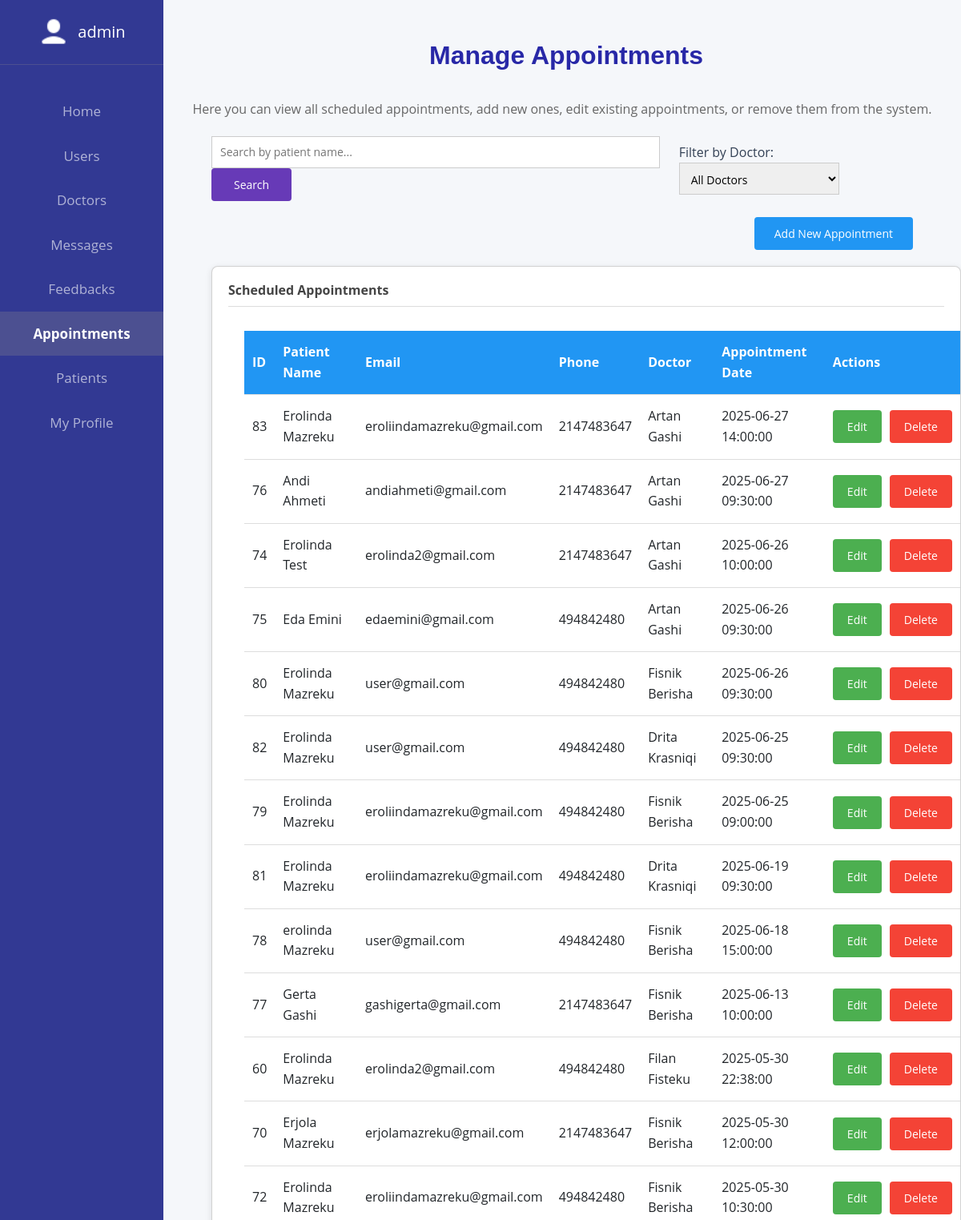
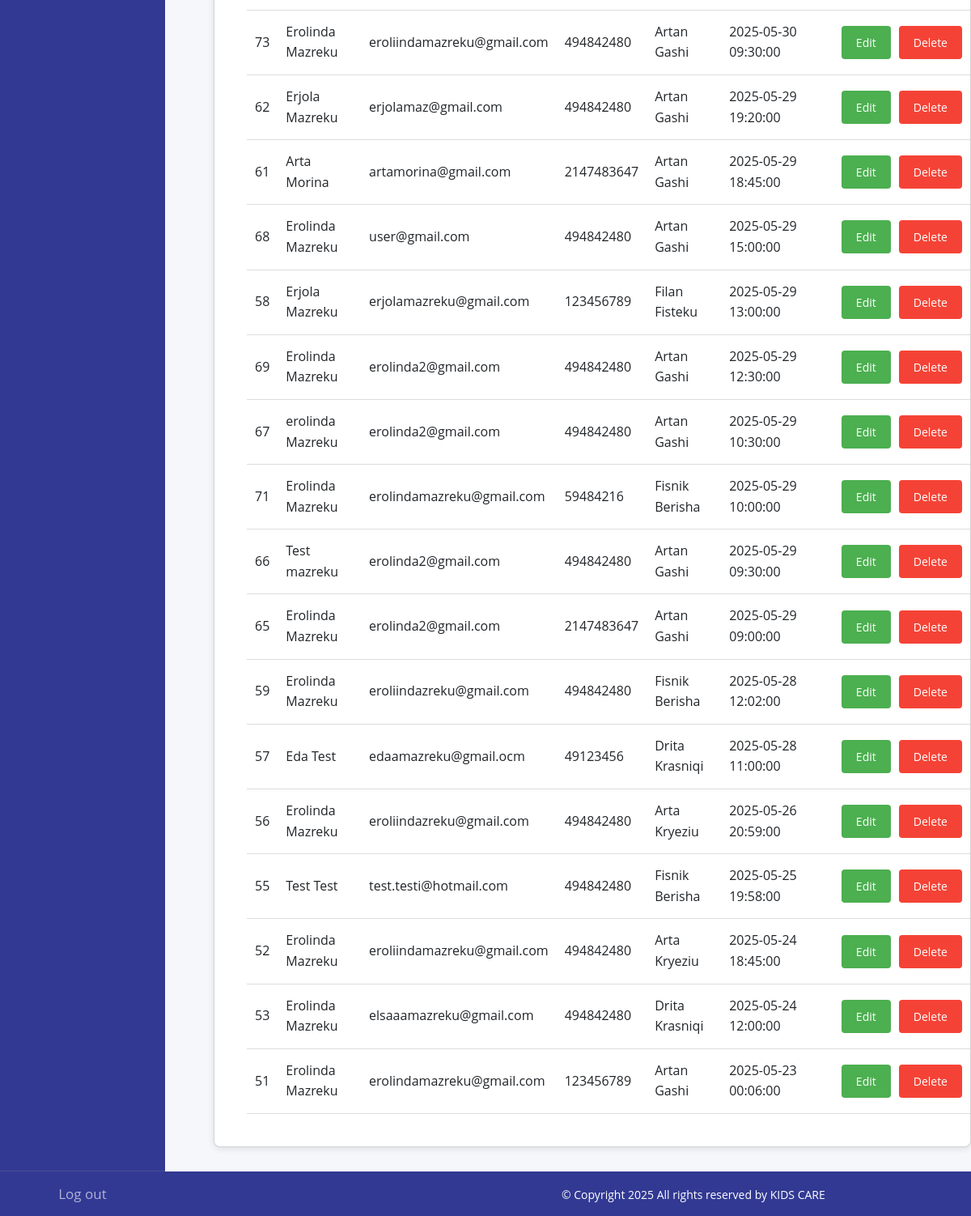
/manage-appointments.php (signed in), run on the app's committed database (2 pictures, top to bottom).
### tables this page shows
CREATE TABLE `appointments` (
  `id` int(10) NOT NULL,
  `name` varchar(255) NOT NULL,
  `lastname` varchar(255) NOT NULL,
  `email` varchar(255) NOT NULL,
  `phone` int(10) NOT NULL,
  `gender` varchar(3) NOT NULL,
  `city` varchar(255) NOT NULL,
  `appointment_date` datetime NOT NULL,
  `message` varchar(255) NOT NULL,
  `doctor_id` int(11) DEFAULT NULL
);

CREATE TABLE `users` (
  `id` int(10) NOT NULL,
  `username` varchar(255) NOT NULL,
  `email` varchar(255) NOT NULL,
  `password` varchar(255) NOT NULL,
  `role_id` int(11) DEFAULT NULL
);

### manage-appointments.php (the view, shortened to what this page needs)
<?php
include 'includes/functions/connect.php';
$username = $_SESSION['username'];
$search = isset($_GET['search']) ? mysqli_real_escape_string($conn, $_GET['search']) : '';
$query = "SELECT a.*, u.username as doctor_name FROM appointments a
          LEFT JOIN users u ON a.doctor_id = u.id WHERE 1";
$query .= " ORDER BY a.appointment_date DESC";
$appointments = $conn->query($query);
?>
<!DOCTYPE html>
<html>
<head>
    <link href="https://cdn.jsdelivr.net/npm/bootstrap@5.3.3/dist/css/bootstrap.min.css" rel="stylesheet">
    <link rel="stylesheet" href="menus.css">
</head>
<body>
<?php include "includes/templates/admin-sidebar.php"; ?>
<div class="content">
    <h1>Manage Appointments</h1>
    <p class="subtitle">Here you can view all scheduled appointments, add new ones, edit existing appointments, or remove them from the system.</p>
    <form method="GET" class="filter-form">
        <div>
            <input type="text" name="search" placeholder="Search by patient name..." value="<?= htmlspecialchars($search) ?>">
            <button type="submit" class="btn btn-search">Search</button>
        </div>
        <div>
            <label for="doctor" class="doctor-filter">Filter by Doctor:</label>
            <select name="doctor" id="doctor" onchange="this.form.submit()">
                <option value="">All Doctors</option>
            </select>
        </div>
    </form>
    <div class="btn-container">
        <a href="add-appointment.php" class="btn btn-add">Add New Appointment</a>
    </div>
    <div class="card">
        <h3>Scheduled Appointments</h3>
        <table>
            <tr>
                <th>ID</th>
                <th>Patient Name</th>
                <th>Email</th>
                <th>Phone</th>
                <th>Doctor</th>
                <th>Appointment Date</th>
                <th>Actions</th>
            </tr>
            <?php while ($appointment = $appointments->fetch_assoc()): ?>
                <tr>
                    <td><?= $appointment['id'] ?></td>
                    <td><?= htmlspecialchars($appointment['name'] . ' ' . $appointment['lastname']) ?></td>
                    <td><?= htmlspecialchars($appointment['email']) ?></td>
                    <td><?= htmlspecialchars($appointment['phone']) ?></td>
                    <td><?= htmlspecialchars($appointment['doctor_name']) ?></td>
                    <td><?= htmlspecialchars($appointment['appointment_date']) ?></td>
                    <td>
                        <div class="action-btns">
                            <a href="edit-appointment.php?id=<?= $appointment['id'] ?>" class="btn btn-edit">Edit</a>
                            <a href="delete-appointment.php?id=<?= $appointment['id'] ?>" onclick="return confirm('Are you sure you want to delete this appointment?')" class="btn btn-delete">Delete</a>
                        </div>
                    </td>
                </tr>
            <?php endwhile; ?>
        </table>
    </div>
    <?php include "includes/templates/footer.php"; ?>
</div>
</body>
</html>

### includes/templates/admin-sidebar.php (shortened to what this page needs)
<?php
$current_page = basename($_SERVER['PHP_SELF']);
$manage_users_pages = ['manage-users.php', 'edit-user.php', 'add-user.php'];
$manage_doctors_pages = ['manage-doctors.php', 'edit-doctor.php', 'add-doctor.php'];
$manage_patients_pages = ['manage-patients.php', 'edit-patient-admin.php', 'add-patient-admin.php','add-medical-history-admin.php'];
$manage_appointments_pages = ['manage-appointments.php', 'edit-appointment.php', 'add-appointment.php'];
?>
<div class="sidebar">
    <div class="sidebar-header">
        <div class="user-icon">
            <img src="images/user.png" alt="User">
        </div>
        <div class="user-name">
            <?php echo isset($username) ? htmlspecialchars($username) : 'Guest'; ?>
        </div>
    </div>
    <div class="menu">
        <a href="admin-dashboard.php" class="menu-item <?= ($current_page == 'admin-dashboard.php') ? 'active' : '' ?>">Home</a>
        <a href="manage-users.php" class="menu-item <?= in_array($current_page, $manage_users_pages) ? 'active' : '' ?>">Users</a>
        <a href="manage-doctors.php" class="menu-item <?= in_array($current_page, $manage_doctors_pages) ? 'active' : '' ?>">Doctors</a>
        <a href="manage-messages.php" class="menu-item <?= ($current_page == 'manage-messages.php') ? 'active' : '' ?>">Messages</a>
        <a href="manage-feedbacks.php" class="menu-item <?= ($current_page == 'manage-feedbacks.php') ? 'active' : '' ?>">Feedbacks</a>
        <a href="manage-appointments.php" class="menu-item <?= in_array($current_page, $manage_appointments_pages) ? 'active' : '' ?>">Appointments</a>
        <a href="manage-patients.php" class="menu-item <?= in_array($current_page, $manage_patients_pages) ? 'active' : '' ?>">Patients</a>
        <a href="profile.php" class="menu-item <?= ($current_page == 'profile.php') ? 'active' : '' ?>">My Profile</a>
    </div>
    <div class="logout">
        <?php if (isset($username)): ?>
            <a href="logout.php" class="menu-item <?= ($current_page == 'logout.php') ? 'active' : '' ?>">Log out</a>
        <?php else: ?>
            <a href="login.php" class="menu-item <?= ($current_page == 'login.php') ? 'active' : '' ?>">Log in</a>
        <?php endif; ?>
    </div>
</div>

### includes/templates/footer.php
<div class="footer">
       <p>&copy; Copyright 2025 All rights reserved by KIDS CARE</p>
   </div>

### menus.css (style rules this page uses)
body { font-family: 'Open Sans', sans-serif; color: var(--text-color); background-color: #f9fafb; line-height: 1.6; margin: 0; padding: 0; }
:root { --primary-color: #2563eb; --primary-dark: #1e40af; --secondary-color: #f8fafc; --text-color: #334155; --light-gray: #e2e8f0; --border-radius: 12px; --box-shadow: 0 4px 6px -1px rgba(0, 0, 0, 0.1), 0 2px 4px -1px rgba(0, 0, 0, 0.06); --transition: all 0.3s ease; }
h1, h2 { font-family: 'Montserrat', sans-serif; font-size: 2.5rem; font-weight: 700; color: var(--primary-dark); margin: 2rem 0 1rem; position: relative; padding-bottom: 1rem; }
.sidebar { position: fixed; width: 17%; height: 100%; background-color: #323993; color: #fff; display: flex; flex-direction: column; align-items: center; z-index: 100; }
.sidebar-header { width: 100%; display: flex; align-items: center; justify-content: center; padding: 20px 0; border-bottom: 1px solid #4c5091; }
.user-icon img { width: 40px; height: 40px; }
.user-name { margin-left: 10px; font-size: 20px; }
.menu { flex: 1; width: 100%; display: flex; flex-direction: column; align-items: center; padding-top: 30px; }
.menu-item { width: 100%; display: flex; align-items: center; justify-content: center; color: #b0b3d6; text-decoration: none; transition: background-color 0.3s, color 0.3s; font-size: 17px; line-height: 1.5; padding: 15px 0; }
.menu-item.active, .menu-item:hover { background-color: #4c5091; color: #fff; font-weight: bold; }
.logout { width: 100%; display: flex; align-items: center; justify-content: center; border-top: 1px solid #4c5091; }
.content { position: absolute; top: 0; left: 17%; right: 0; }
.footer { color: white; padding: 10px; background-color: #323993; height:37px; display: flex; justify-content: center; align-items: center; font-size:14px; }
.content h1 { color: rgb(40, 40, 167); }
body { background: #f5f7fa; }
h1 { font-size: 36px; color: #333; margin-bottom: 20px; margin-left:10px; }
.card { background: #fff; border-radius: 8px; box-shadow: 0 2px 8px rgba(0,0,0,0.1); padding: 20px; margin-bottom: 30px; max-width: 1400px; margin-left:60px; }
.card h3 { margin-top: 0; margin-bottom: 20px; color: #444; border-bottom: 1px solid #ddd; padding-bottom: 10px; }
.btn { padding: 10px 18px; border: none; border-radius: 4px; color: white; cursor: pointer; transition: background 0.3s ease; font-size: 16px; padding: 14px 22px; }
.btn-add { background-color: #2196F3; text-decoration: none; }
.btn-edit { background-color: #4CAF50; text-decoration: none; }
.btn-delete { background-color: #f44336; text-decoration: none; }
table { width: 100%; border-collapse: collapse; margin-top: 10px; margin:20px; padding-left: 20px; }
th, td { padding: 14px 10px; text-align: left; border-bottom: 1px solid #ddd; font-size:20px; background-color: white; }
th { background: #2196F3; color: white; }
input { font-size:18px; width:250px; }

### data on the page
appointments: id "83", name+lastname "Erolinda Mazreku", email "eroliindamazreku@gmail.com", phone "2147483647", users.username "Artan Gashi", appointment_date "2025-06-27 14:00:00"
appointments: id "76", name+lastname "Andi Ahmeti", email "andiahmeti@gmail.com", phone "2147483647", users.username "Artan Gashi", appointment_date "2025-06-27 09:30:00"
appointments: id "74", name+lastname "Erolinda Test", email "erolinda2@gmail.com", phone "2147483647", users.username "Artan Gashi", appointment_date "2025-06-26 10:00:00"
appointments: id "75", name+lastname "Eda Emini", email "edaemini@gmail.com", phone "494842480", users.username "Artan Gashi", appointment_date "2025-06-26 09:30:00"
appointments: id "80", name+lastname "Erolinda Mazreku", email "user@gmail.com", phone "494842480", users.username "Fisnik Berisha", appointment_date "2025-06-26 09:30:00"
appointments: id "82", name+lastname "Erolinda Mazreku", email "user@gmail.com", phone "494842480", users.username "Drita Krasniqi", appointment_date "2025-06-25 09:30:00"
appointments: id "79", name+lastname "Erolinda Mazreku", email "eroliindamazreku@gmail.com", phone "494842480", users.username "Fisnik Berisha", appointment_date "2025-06-25 09:00:00"
appointments: id "81", name+lastname "Erolinda Mazreku", email "eroliindamazreku@gmail.com", phone "494842480", users.username "Drita Krasniqi", appointment_date "2025-06-19 09:30:00"
appointments: id "78", name+lastname "erolinda Mazreku", email "user@gmail.com", phone "494842480", users.username "Fisnik Berisha", appointment_date "2025-06-18 15:00:00"
appointments: id "77", name+lastname "Gerta Gashi", email "gashigerta@gmail.com", phone "2147483647", users.username "Fisnik Berisha", appointment_date "2025-06-13 10:00:00"
appointments: id "60", name+lastname "Erolinda Mazreku", email "erolinda2@gmail.com", phone "494842480", users.username "Filan Fisteku", appointment_date "2025-05-30 22:38:00"
appointments: id "70", name+lastname "Erjola Mazreku", email "erjolamazreku@gmail.com", phone "2147483647", users.username "Fisnik Berisha", appointment_date "2025-05-30 12:00:00"
appointments: id "72", name+lastname "Erolinda Mazreku", email "eroliindamazreku@gmail.com", phone "494842480", users.username "Fisnik Berisha", appointment_date "2025-05-30 10:30:00"
appointments: id "73", name+lastname "Erolinda Mazreku", email "eroliindamazreku@gmail.com", phone "494842480", users.username "Artan Gashi", appointment_date "2025-05-30 09:30:00"
appointments: id "62", name+lastname "Erjola Mazreku", email "erjolamaz@gmail.com", phone "494842480", users.username "Artan Gashi", appointment_date "2025-05-29 19:20:00"
appointments: id "61", name+lastname "Arta Morina", email "artamorina@gmail.com", phone "2147483647", users.username "Artan Gashi", appointment_date "2025-05-29 18:45:00"
appointments: id "68", name+lastname "Erolinda Mazreku", email "user@gmail.com", phone "494842480", users.username "Artan Gashi", appointment_date "2025-05-29 15:00:00"
appointments: id "58", name+lastname "Erjola Mazreku", email "erjolamazreku@gmail.com", phone "123456789", users.username "Filan Fisteku", appointment_date "2025-05-29 13:00:00"
appointments: id "69", name+lastname "Erolinda Mazreku", email "erolinda2@gmail.com", phone "494842480", users.username "Artan Gashi", appointment_date "2025-05-29 12:30:00"
appointments: id "67", name+lastname "erolinda Mazreku", email "erolinda2@gmail.com", phone "494842480", users.username "Artan Gashi", appointment_date "2025-05-29 10:30:00"
appointments: id "71", name+lastname "Erolinda Mazreku", email "erolindamazreku@gmail.com", phone "59484216", users.username "Fisnik Berisha", appointment_date "2025-05-29 10:00:00"
appointments: id "66", name+lastname "Test mazreku", email "erolinda2@gmail.com", phone "494842480", users.username "Artan Gashi", appointment_date "2025-05-29 09:30:00"
appointments: id "65", name+lastname "Erolinda Mazreku", email "erolinda2@gmail.com", phone "2147483647", users.username "Artan Gashi", appointment_date "2025-05-29 09:00:00"
appointments: id "59", name+lastname "Erolinda Mazreku", email "eroliindazreku@gmail.com", phone "494842480", users.username "Fisnik Berisha", appointment_date "2025-05-28 12:02:00"
appointments: id "57", name+lastname "Eda Test", email "edaamazreku@gmail.ocm", phone "49123456", users.username "Drita Krasniqi", appointment_date "2025-05-28 11:00:00"
appointments: id "56", name+lastname "Erolinda Mazreku", email "eroliindazreku@gmail.com", phone "494842480", users.username "Arta Kryeziu", appointment_date "2025-05-26 20:59:00"
appointments: id "55", name+lastname "Test Test", email "test.testi@hotmail.com", phone "494842480", users.username "Fisnik Berisha", appointment_date "2025-05-25 19:58:00"
appointments: id "52", name+lastname "Erolinda Mazreku", email "eroliindamazreku@gmail.com", phone "494842480", users.username "Arta Kryeziu", appointment_date "2025-05-24 18:45:00"
appointments: id "53", name+lastname "Erolinda Mazreku", email "elsaaamazreku@gmail.com", phone "494842480", users.username "Drita Krasniqi", appointment_date "2025-05-24 12:00:00"
appointments: id "51", name+lastname "Erolinda Mazreku", email "erolindamazreku@gmail.com", phone "123456789", users.username "Artan Gashi", appointment_date "2025-05-23 00:06:00"

### other printed values
$username "admin"
